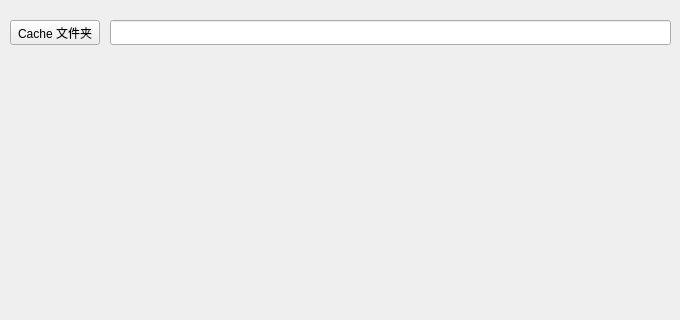
<?xml version="1.0" encoding="UTF-8"?>
<ui version="4.0">
 <class>Form</class>
 <widget class="QWidget" name="Form">
  <property name="geometry">
   <rect>
    <x>0</x>
    <y>0</y>
    <width>680</width>
    <height>320</height>
   </rect>
  </property>
  <property name="windowTitle">
   <string>Form</string>
  </property>
  <widget class="QPushButton" name="pushButton_pick_cache">
   <property name="geometry">
    <rect>
     <x>10</x>
     <y>20</y>
     <width>90</width>
     <height>25</height>
    </rect>
   </property>
   <property name="text">
    <string>Cache 文件夹</string>
   </property>
  </widget>
  <widget class="QLineEdit" name="lineEdit_cache">
   <property name="geometry">
    <rect>
     <x>110</x>
     <y>20</y>
     <width>561</width>
     <height>25</height>
    </rect>
   </property>
  </widget>
 </widget>
 <resources/>
 <connections/>
</ui>
